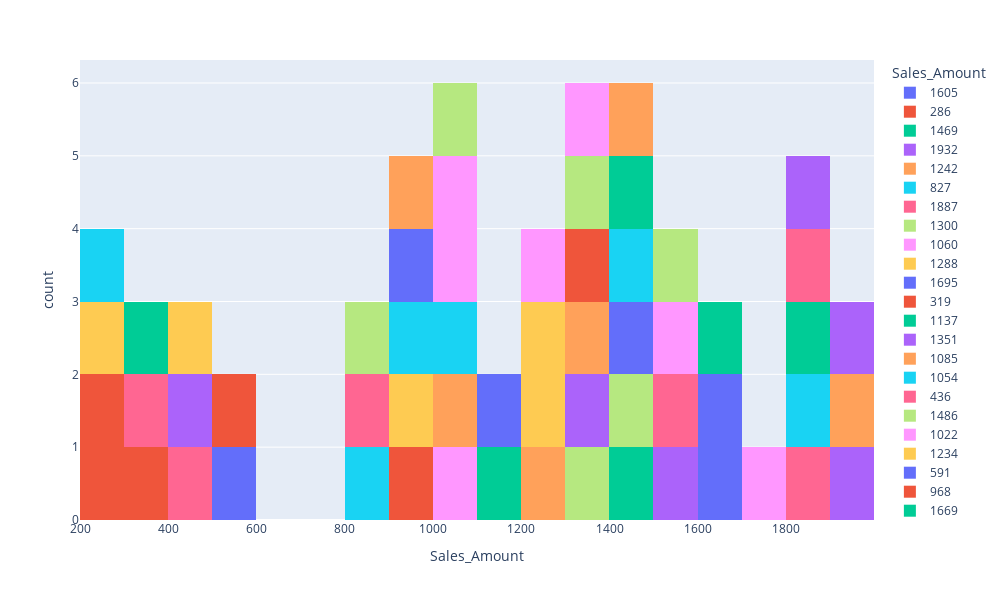

Notebook code cell kept with this figure:
### Code cell
#Plot a histogram of the Sales_Amount column.
px.histogram(df,x="Sales_Amount",color="Sales_Amount",nbins=30,width=1000,height=600)

### Figure 1 — Plotly figure (JSON) as saved in the notebook; plotly's stock layout.template omitted (floating-point values rounded to 4 significant figures)
{"data": [{"alignmentgroup": "True", "bingroup": "x", "hovertemplate": "Sales_Amount=%{x}<br>count=%{y}<extra></extra>", "legendgroup": "1605", "marker": {"color": "#636efa", "pattern": {"shape": ""}}, "name": "1605", "nbinsx": 30, "offsetgroup": "1605", "orientation": "v", "showlegend": true, "type": "histogram", "x": [1605], "xaxis": "x", "yaxis": "y"}, {"alignmentgroup": "True", "bingroup": "x", "hovertemplate": "Sales_Amount=%{x}<br>count=%{y}<extra></extra>", "legendgroup": "286", "marker": {"color": "#EF553B", "pattern": {"shape": ""}}, "name": "286", "nbinsx": 30, "offsetgroup": "286", "orientation": "v", "showlegend": true, "type": "histogram", "x": [286], "xaxis": "x", "yaxis": "y"}, {"alignmentgroup": "True", "bingroup": "x", "hovertemplate": "Sales_Amount=%{x}<br>count=%{y}<extra></extra>", "legendgroup": "1469", "marker": {"color": "#00cc96", "pattern": {"shape": ""}}, "name": "1469", "nbinsx": 30, "offsetgroup": "1469", "orientation": "v", "showlegend": true, "type": "histogram", "x": [1469], "xaxis": "x", "yaxis": "y"}, {"alignmentgroup": "True", "bingroup": "x", "hovertemplate": "Sales_Amount=%{x}<br>count=%{y}<extra></extra>", "legendgroup": "1932", "marker": {"color": "#ab63fa", "pattern": {"shape": ""}}, "name": "1932", "nbinsx": 30, "offsetgroup": "1932", "orientation": "v", "showlegend": true, "type": "histogram", "x": [1932], "xaxis": "x", "yaxis": "y"}, {"alignmentgroup": "True", "bingroup": "x", "hovertemplate": "Sales_Amount=%{x}<br>count=%{y}<extra></extra>", "legendgroup": "1242", "marker": {"color": "#FFA15A", "pattern": {"shape": ""}}, "name": "1242", "nbinsx": 30, "offsetgroup": "1242", "orientation": "v", "showlegend": true, "type": "histogram", "x": [1242], "xaxis": "x", "yaxis": "y"}, {"alignmentgroup": "True", "bingroup": "x", "hovertemplate": "Sales_Amount=%{x}<br>count=%{y}<extra></extra>", "legendgroup": "827", "marker": {"color": "#19d3f3", "pattern": {"shape": ""}}, "name": "827", "nbinsx": 30, "offsetgroup": "827", "orientation": "v", "showlegend": true, "type": "histogram", "x": [827], "xaxis": "x", "yaxis": "y"}, {"alignmentgroup": "True", "bingroup": "x", "hovertemplate": "Sales_Amount=%{x}<br>count=%{y}<extra></extra>", "legendgroup": "1887", "marker": {"color": "#FF6692", "pattern": {"shape": ""}}, "name": "1887", "nbinsx": 30, "offsetgroup": "1887", "orientation": "v", "showlegend": true, "type": "histogram", "x": [1887], "xaxis": "x", "yaxis": "y"}, {"alignmentgroup": "True", "bingroup": "x", "hovertemplate": "Sales_Amount=%{x}<br>count=%{y}<extra></extra>", "legendgroup": "1300", "marker": {"color": "#B6E880", "pattern": {"shape": ""}}, "name": "1300", "nbinsx": 30, "offsetgroup": "1300", "orientation": "v", "showlegend": true, "type": "histogram", "x": [1300], "xaxis": "x", "yaxis": "y"}, {"alignmentgroup": "True", "bingroup": "x", "hovertemplate": "Sales_Amount=%{x}<br>count=%{y}<extra></extra>", "legendgroup": "1060", "marker": {"color": "#FF97FF", "pattern": {"shape": ""}}, "name": "1060", "nbinsx": 30, "offsetgroup": "1060", "orientation": "v", "showlegend": true, "type": "histogram", "x": [1060], "xaxis": "x", "yaxis": "y"}, {"alignmentgroup": "True", "bingroup": "x", "hovertemplate": "Sales_Amount=%{x}<br>count=%{y}<extra></extra>", "legendgroup": "1288", "marker": {"color": "#FECB52", "pattern": {"shape": ""}}, "name": "1288", "nbinsx": 30, "offsetgroup": "1288", "orientation": "v", "showlegend": true, "type": "histogram", "x": [1288], "xaxis": "x", "yaxis": "y"}, {"alignmentgroup": "True", "bingroup": "x", "hovertemplate": "Sales_Amount=%{x}<br>count=%{y}<extra></extra>", "legendgroup": "1695", "marker": {"color": "#636efa", "pattern": {"shape": ""}}, "name": "1695", "nbinsx": 30, "offsetgroup": "1695", "orientation": "v", "showlegend": true, "type": "histogram", "x": [1695], "xaxis": "x", "yaxis": "y"}, {"alignmentgroup": "True", "bingroup": "x", "hovertemplate": "Sales_Amount=%{x}<br>count=%{y}<extra></extra>", "legendgroup": "319", "marker": {"color": "#EF553B", "pattern": {"shape": ""}}, "name": "319", "nbinsx": 30, "offsetgroup": "319", "orientation": "v", "showlegend": true, "type": "histogram", "x": [319], "xaxis": "x", "yaxis": "y"}, {"alignmentgroup": "True", "bingroup": "x", "hovertemplate": "Sales_Amount=%{x}<br>count=%{y}<extra></extra>", "legendgroup": "1137", "marker": {"color": "#00cc96", "pattern": {"shape": ""}}, "name": "1137", "nbinsx": 30, "offsetgroup": "1137", "orientation": "v", "showlegend": true, "type": "histogram", "x": [1137], "xaxis": "x", "yaxis": "y"}, {"alignmentgroup": "True", "bingroup": "x", "hovertemplate": "Sales_Amount=%{x}<br>count=%{y}<extra></extra>", "legendgroup": "1351", "marker": {"color": "#ab63fa", "pattern": {"shape": ""}}, "name": "1351", "nbinsx": 30, "offsetgroup": "1351", "orientation": "v", "showlegend": true, "type": "histogram", "x": [1351], "xaxis": "x", "yaxis": "y"}, {"alignmentgroup": "True", "bingroup": "x", "hovertemplate": "Sales_Amount=%{x}<br>count=%{y}<extra></extra>", "legendgroup": "1085", "marker": {"color": "#FFA15A", "pattern": {"shape": ""}}, "name": "1085", "nbinsx": 30, "offsetgroup": "1085", "orientation": "v", "showlegend": true, "type": "histogram", "x": [1085], "xaxis": "x", "yaxis": "y"}, {"alignmentgroup": "True", "bingroup": "x", "hovertemplate": "Sales_Amount=%{x}<br>count=%{y}<extra></extra>", "legendgroup": "1054", "marker": {"color": "#19d3f3", "pattern": {"shape": ""}}, "name": "1054", "nbinsx": 30, "offsetgroup": "1054", "orientation": "v", "showlegend": true, "type": "histogram", "x": [1054], "xaxis": "x", "yaxis": "y"}, {"alignmentgroup": "True", "bingroup": "x", "hovertemplate": "Sales_Amount=%{x}<br>count=%{y}<extra></extra>", "legendgroup": "436", "marker": {"color": "#FF6692", "pattern": {"shape": ""}}, "name": "436", "nbinsx": 30, "offsetgroup": "436", "orientation": "v", "showlegend": true, "type": "histogram", "x": [436], "xaxis": "x", "yaxis": "y"}, {"alignmentgroup": "True", "bingroup": "x", "hovertemplate": "Sales_Amount=%{x}<br>count=%{y}<extra></extra>", "legendgroup": "1486", "marker": {"color": "#B6E880", "pattern": {"shape": ""}}, "name": "1486", "nbinsx": 30, "offsetgroup": "1486", "orientation": "v", "showlegend": true, "type": "histogram", "x": [1486], "xaxis": "x", "yaxis": "y"}, {"alignmentgroup": "True", "bingroup": "x", "hovertemplate": "Sales_Amount=%{x}<br>count=%{y}<extra></extra>", "legendgroup": "1022", "marker": {"color": "#FF97FF", "pattern": {"shape": ""}}, "name": "1022", "nbinsx": 30, "offsetgroup": "1022", "orientation": "v", "showlegend": true, "type": "histogram", "x": [1022, 1022], "xaxis": "x", "yaxis": "y"}, {"alignmentgroup": "True", "bingroup": "x", "hovertemplate": "Sales_Amount=%{x}<br>count=%{y}<extra></extra>", "legendgroup": "1234", "marker": {"color": "#FECB52", "pattern": {"shape": ""}}, "name": "1234", "nbinsx": 30, "offsetgroup": "1234", "orientation": "v", "showlegend": true, "type": "histogram", "x": [1234], "xaxis": "x", "yaxis": "y"}, {"alignmentgroup": "True", "bingroup": "x", "hovertemplate": "Sales_Amount=%{x}<br>count=%{y}<extra></extra>", "legendgroup": "591", "marker": {"color": "#636efa", "pattern": {"shape": ""}}, "name": "591", "nbinsx": 30, "offsetgroup": "591", "orientation": "v", "showlegend": true, "type": "histogram", "x": [591], "xaxis": "x", "yaxis": "y"}, {"alignmentgroup": "True", "bingroup": "x", "hovertemplate": "Sales_Amount=%{x}<br>count=%{y}<extra></extra>", "legendgroup": "968", "marker": {"color": "#EF553B", "pattern": {"shape": ""}}, "name": "968", "nbinsx": 30, "offsetgroup": "968", "orientation": "v", "showlegend": true, "type": "histogram", "x": [968], "xaxis": "x", "yaxis": "y"}, {"alignmentgroup": "True", "bingroup": "x", "hovertemplate": "Sales_Amount=%{x}<br>count=%{y}<extra></extra>", "legendgroup": "1669", "marker": {"color": "#00cc96", "pattern": {"shape": ""}}, "name": "1669", "nbinsx": 30, "offsetgroup": "1669", "orientation": "v", "showlegend": true, "type": "histogram", "x": [1669], "xaxis": "x", "yaxis": "y"}, {"alignmentgroup": "True", "bingroup": "x", "hovertemplate": "Sales_Amount=%{x}<br>count=%{y}<extra></extra>", "legendgroup": "1539", "marker": {"color": "#ab63fa", "pattern": {"shape": ""}}, "name": "1539", "nbinsx": 30, "offsetgroup": "1539", "orientation": "v", "showlegend": true, "type": "histogram", "x": [1539], "xaxis": "x", "yaxis": "y"}, {"alignmentgroup": "True", "bingroup": "x", "hovertemplate": "Sales_Amount=%{x}<br>count=%{y}<extra></extra>", "legendgroup": "1931", "marker": {"color": "#FFA15A", "pattern": {"shape": ""}}, "name": "1931", "nbinsx": 30, "offsetgroup": "1931", "orientation": "v", "showlegend": true, "type": "histogram", "x": [1931], "xaxis": "x", "yaxis": "y"}, {"alignmentgroup": "True", "bingroup": "x", "hovertemplate": "Sales_Amount=%{x}<br>count=%{y}<extra></extra>", "legendgroup": "1819", "marker": {"color": "#19d3f3", "pattern": {"shape": ""}}, "name": "1819", "nbinsx": 30, "offsetgroup": "1819", "orientation": "v", "showlegend": true, "type": "histogram", "x": [1819], "xaxis": "x", "yaxis": "y"}, {"alignmentgroup": "True", "bingroup": "x", "hovertemplate": "Sales_Amount=%{x}<br>count=%{y}<extra></extra>", "legendgroup": "1572", "marker": {"color": "#FF6692", "pattern": {"shape": ""}}, "name": "1572", "nbinsx": 30, "offsetgroup": "1572", "orientation": "v", "showlegend": true, "type": "histogram", "x": [1572], "xaxis": "x", "yaxis": "y"}, {"alignmentgroup": "True", "bingroup": "x", "hovertemplate": "Sales_Amount=%{x}<br>count=%{y}<extra></extra>", "legendgroup": "1082", "marker": {"color": "#B6E880", "pattern": {"shape": ""}}, "name": "1082", "nbinsx": 30, "offsetgroup": "1082", "orientation": "v", "showlegend": true, "type": "histogram", "x": [1082], "xaxis": "x", "yaxis": "y"}, {"alignmentgroup": "True", "bingroup": "x", "hovertemplate": "Sales_Amount=%{x}<br>count=%{y}<extra></extra>", "legendgroup": "1500", "marker": {"color": "#FF97FF", "pattern": {"shape": ""}}, "name": "1500", "nbinsx": 30, "offsetgroup": "1500", "orientation": "v", "showlegend": true, "type": "histogram", "x": [1500], "xaxis": "x", "yaxis": "y"}, {"alignmentgroup": "True", "bingroup": "x", "hovertemplate": "Sales_Amount=%{x}<br>count=%{y}<extra></extra>", "legendgroup": "913", "marker": {"color": "#FECB52", "pattern": {"shape": ""}}, "name": "913", "nbinsx": 30, "offsetgroup": "913", "orientation": "v", "showlegend": true, "type": "histogram", "x": [913], "xaxis": "x", "yaxis": "y"}, {"alignmentgroup": "True", "bingroup": "x", "hovertemplate": "Sales_Amount=%{x}<br>count=%{y}<extra></extra>", "legendgroup": "1429", "marker": {"color": "#636efa", "pattern": {"shape": ""}}, "name": "1429", "nbinsx": 30, "offsetgroup": "1429", "orientation": "v", "showlegend": true, "type": "histogram", "x": [1429], "xaxis": "x", "yaxis": "y"}, {"alignmentgroup": "True", "bingroup": "x", "hovertemplate": "Sales_Amount=%{x}<br>count=%{y}<extra></extra>", "legendgroup": "296", "marker": {"color": "#EF553B", "pattern": {"shape": ""}}, "name": "296", "nbinsx": 30, "offsetgroup": "296", "orientation": "v", "showlegend": true, "type": "histogram", "x": [296], "xaxis": "x", "yaxis": "y"}, {"alignmentgroup": "True", "bingroup": "x", "hovertemplate": "Sales_Amount=%{x}<br>count=%{y}<extra></extra>", "legendgroup": "1861", "marker": {"color": "#00cc96", "pattern": {"shape": ""}}, "name": "1861", "nbinsx": 30, "offsetgroup": "1861", "orientation": "v", "showlegend": true, "type": "histogram", "x": [1861], "xaxis": "x", "yaxis": "y"}, {"alignmentgroup": "True", "bingroup": "x", "hovertemplate": "Sales_Amount=%{x}<br>count=%{y}<extra></extra>", "legendgroup": "435", "marker": {"color": "#ab63fa", "pattern": {"shape": ""}}, "name": "435", "nbinsx": 30, "offsetgroup": "435", "orientation": "v", "showlegend": true, "type": "histogram", "x": [435], "xaxis": "x", "yaxis": "y"}, {"alignmentgroup": "True", "bingroup": "x", "hovertemplate": "Sales_Amount=%{x}<br>count=%{y}<extra></extra>", "legendgroup": "1370", "marker": {"color": "#FFA15A", "pattern": {"shape": ""}}, "name": "1370", "nbinsx": 30, "offsetgroup": "1370", "orientation": "v", "showlegend": true, "type": "histogram", "x": [1370], "xaxis": "x", "yaxis": "y"}, {"alignmentgroup": "True", "bingroup": "x", "hovertemplate": "Sales_Amount=%{x}<br>count=%{y}<extra></extra>", "legendgroup": "1456", "marker": {"color": "#19d3f3", "pattern": {"shape": ""}}, "name": "1456", "nbinsx": 30, "offsetgroup": "1456", "orientation": "v", "showlegend": true, "type": "histogram", "x": [1456], "xaxis": "x", "yaxis": "y"}, {"alignmentgroup": "True", "bingroup": "x", "hovertemplate": "Sales_Amount=%{x}<br>count=%{y}<extra></extra>", "legendgroup": "1814", "marker": {"color": "#FF6692", "pattern": {"shape": ""}}, "name": "1814", "nbinsx": 30, "offsetgroup": "1814", "orientation": "v", "showlegend": true, "type": "histogram", "x": [1814], "xaxis": "x", "yaxis": "y"}, {"alignmentgroup": "True", "bingroup": "x", "hovertemplate": "Sales_Amount=%{x}<br>count=%{y}<extra></extra>", "legendgroup": "1577", "marker": {"color": "#B6E880", "pattern": {"shape": ""}}, "name": "1577", "nbinsx": 30, "offsetgroup": "1577", "orientation": "v", "showlegend": true, "type": "histogram", "x": [1577], "xaxis": "x", "yaxis": "y"}, {"alignmentgroup": "True", "bingroup": "x", "hovertemplate": "Sales_Amount=%{x}<br>count=%{y}<extra></extra>", "legendgroup": "1796", "marker": {"color": "#FF97FF", "pattern": {"shape": ""}}, "name": "1796", "nbinsx": 30, "offsetgroup": "1796", "orientation": "v", "showlegend": true, "type": "histogram", "x": [1796], "xaxis": "x", "yaxis": "y"}, {"alignmentgroup": "True", "bingroup": "x", "hovertemplate": "Sales_Amount=%{x}<br>count=%{y}<extra></extra>", "legendgroup": "202", "marker": {"color": "#FECB52", "pattern": {"shape": ""}}, "name": "202", "nbinsx": 30, "offsetgroup": "202", "orientation": "v", "showlegend": true, "type": "histogram", "x": [202], "xaxis": "x", "yaxis": "y"}, {"alignmentgroup": "True", "bingroup": "x", "hovertemplate": "Sales_Amount=%{x}<br>count=%{y}<extra></extra>", "legendgroup": "1166", "marker": {"color": "#636efa", "pattern": {"shape": ""}}, "name": "1166", "nbinsx": 30, "offsetgroup": "1166", "orientation": "v", "showlegend": true, "type": "histogram", "x": [1166], "xaxis": "x", "yaxis": "y"}, {"alignmentgroup": "True", "bingroup": "x", "hovertemplate": "Sales_Amount=%{x}<br>count=%{y}<extra></extra>", "legendgroup": "1376", "marker": {"color": "#EF553B", "pattern": {"shape": ""}}, "name": "1376", "nbinsx": 30, "offsetgroup": "1376", "orientation": "v", "showlegend": true, "type": "histogram", "x": [1376], "xaxis": "x", "yaxis": "y"}, {"alignmentgroup": "True", "bingroup": "x", "hovertemplate": "Sales_Amount=%{x}<br>count=%{y}<extra></extra>", "legendgroup": "1465", "marker": {"color": "#00cc96", "pattern": {"shape": ""}}, "name": "1465", "nbinsx": 30, "offsetgroup": "1465", "orientation": "v", "showlegend": true, "type": "histogram", "x": [1465], "xaxis": "x", "yaxis": "y"}, {"alignmentgroup": "True", "bingroup": "x", "hovertemplate": "Sales_Amount=%{x}<br>count=%{y}<extra></extra>", "legendgroup": "1938", "marker": {"color": "#ab63fa", "pattern": {"shape": ""}}, "name": "1938", "nbinsx": 30, "offsetgroup": "1938", "orientation": "v", "showlegend": true, "type": "histogram", "x": [1938], "xaxis": "x", "yaxis": "y"}, {"alignmentgroup": "True", "bingroup": "x", "hovertemplate": "Sales_Amount=%{x}<br>count=%{y}<extra></extra>", "legendgroup": "1468", "marker": {"color": "#FFA15A", "pattern": {"shape": ""}}, "name": "1468", "nbinsx": 30, "offsetgroup": "1468", "orientation": "v", "showlegend": true, "type": "histogram", "x": [1468], "xaxis": "x", "yaxis": "y"}, {"alignmentgroup": "True", "bingroup": "x", "hovertemplate": "Sales_Amount=%{x}<br>count=%{y}<extra></extra>", "legendgroup": "944", "marker": {"color": "#19d3f3", "pattern": {"shape": ""}}, "name": "944", "nbinsx": 30, "offsetgroup": "944", "orientation": "v", "showlegend": true, "type": "histogram", "x": [944], "xaxis": "x", "yaxis": "y"}, {"alignmentgroup": "True", "bingroup": "x", "hovertemplate": "Sales_Amount=%{x}<br>count=%{y}<extra></extra>", "legendgroup": "325", "marker": {"color": "#FF6692", "pattern": {"shape": ""}}, "name": "325", "nbinsx": 30, "offsetgroup": "325", "orientation": "v", "showlegend": true, "type": "histogram", "x": [325], "xaxis": "x", "yaxis": "y"}, {"alignmentgroup": "True", "bingroup": "x", "hovertemplate": "Sales_Amount=%{x}<br>count=%{y}<extra></extra>", "legendgroup": "1317", "marker": {"color": "#B6E880", "pattern": {"shape": ""}}, "name": "1317", "nbinsx": 30, "offsetgroup": "1317", "orientation": "v", "showlegend": true, "type": "histogram", "x": [1317], "xaxis": "x", "yaxis": "y"}, {"alignmentgroup": "True", "bingroup": "x", "hovertemplate": "Sales_Amount=%{x}<br>count=%{y}<extra></extra>", "legendgroup": "1265", "marker": {"color": "#FF97FF", "pattern": {"shape": ""}}, "name": "1265", "nbinsx": 30, "offsetgroup": "1265", "orientation": "v", "showlegend": true, "type": "histogram", "x": [1265], "xaxis": "x", "yaxis": "y"}, {"alignmentgroup": "True", "bingroup": "x", "hovertemplate": "Sales_Amount=%{x}<br>count=%{y}<extra></extra>", "legendgroup": "440", "marker": {"color": "#FECB52", "pattern": {"shape": ""}}, "name": "440", "nbinsx": 30, "offsetgroup": "440", "orientation": "v", "showlegend": true, "type": "histogram", "x": [440], "xaxis": "x", "yaxis": "y"}, {"alignmentgroup": "True", "bingroup": "x", "hovertemplate": "Sales_Amount=%{x}<br>count=%{y}<extra></extra>", "legendgroup": "918", "marker": {"color": "#636efa", "pattern": {"shape": ""}}, "name": "918", "nbinsx": 30, "offsetgroup": "918", "orientation": "v", "showlegend": true, "type": "histogram", "x": [918], "xaxis": "x", "yaxis": "y"}, {"alignmentgroup": "True", "bingroup": "x", "hovertemplate": "Sales_Amount=%{x}<br>count=%{y}<extra></extra>", "legendgroup": "558", "marker": {"color": "#EF553B", "pattern": {"shape": ""}}, "name": "558", "nbinsx": 30, "offsetgroup": "558", "orientation": "v", "showlegend": true, "type": "histogram", "x": [558], "xaxis": "x", "yaxis": "y"}, {"alignmentgroup": "True", "bingroup": "x", "hovertemplate": "Sales_Amount=%{x}<br>count=%{y}<extra></extra>", "legendgroup": "385", "marker": {"color": "#00cc96", "pattern": {"shape": ""}}, "name": "385", "nbinsx": 30, "offsetgroup": "385", "orientation": "v", "showlegend": true, "type": "histogram", "x": [385], "xaxis": "x", "yaxis": "y"}, {"alignmentgroup": "True", "bingroup": "x", "hovertemplate": "Sales_Amount=%{x}<br>count=%{y}<extra></extra>", "legendgroup": "1897", "marker": {"color": "#ab63fa", "pattern": {"shape": ""}}, "name": "1897", "nbinsx": 30, "offsetgroup": "1897", "orientation": "v", "showlegend": true, "type": "histogram", "x": [1897], "xaxis": "x", "yaxis": "y"}, {"alignmentgroup": "True", "bingroup": "x", "hovertemplate": "Sales_Amount=%{x}<br>count=%{y}<extra></extra>", "legendgroup": "923", "marker": {"color": "#FFA15A", "pattern": {"shape": ""}}, "name": "923", "nbinsx": 30, "offsetgroup": "923", "orientation": "v", "showlegend": true, "type": "histogram", "x": [923], "xaxis": "x", "yaxis": "y"}, {"alignmentgroup": "True", "bingroup": "x", "hovertemplate": "Sales_Amount=%{x}<br>count=%{y}<extra></extra>", "legendgroup": "282", "marker": {"color": "#19d3f3", "pattern": {"shape": ""}}, "name": "282", "nbinsx": 30, "offsetgroup": "282", "orientation": "v", "showlegend": true, "type": "histogram", "x": [282], "xaxis": "x", "yaxis": "y"}, {"alignmentgroup": "True", "bingroup": "x", "hovertemplate": "Sales_Amount=%{x}<br>count=%{y}<extra></extra>", "legendgroup": "844", "marker": {"color": "#FF6692", "pattern": {"shape": ""}}, "name": "844", "nbinsx": 30, "offsetgroup": "844", "orientation": "v", "showlegend": true, "type": "histogram", "x": [844], "xaxis": "x", "yaxis": "y"}, {"alignmentgroup": "True", "bingroup": "x", "hovertemplate": "Sales_Amount=%{x}<br>count=%{y}<extra></extra>", "legendgroup": "802", "marker": {"color": "#B6E880", "pattern": {"shape": ""}}, "name": "802", "nbinsx": 30, "offsetgroup": "802", "orientation": "v", "showlegend": true, "type": "histogram", "x": [802], "xaxis": "x", "yaxis": "y"}, {"alignmentgroup": "True", "bingroup": "x", "hovertemplate": "Sales_Amount=%{x}<br>count=%{y}<extra></extra>", "legendgroup": "1383", "marker": {"color": "#FF97FF", "pattern": {"shape": ""}}, "name": "1383", "nbinsx": 30, "offsetgroup": "1383", "orientation": "v", "showlegend": true, "type": "histogram", "x": [1383], "xaxis": "x", "yaxis": "y"}], "layout": {"barmode": "relative", "height": 600, "legend": {"title": {"text": "Sales_Amount"}, "tracegroupgap": 0}, "margin": {"t": 60}, "width": 1000, "xaxis": {"anchor": "y", "autorange": true, "categoryarray": [1605, 286, 1469, 1932, 1242, 827, 1887, 1300, 1060, 1288, 1695, 319, 1137, 1351, 1085, 1054, 436, 1486, 1022, 1234, 591, 968, 1669, 1539, 1931, 1819, 1572, 1082, 1500, 913, 1429, 296, 1861, 435, 1370, 1456, 1814, 1577, 1796, 202, 1166, 1376, 1465, 1938, 1468, 944, 325, 1317, 1265, 440, 918, 558, 385, 1897, 923, 282, 844, 802, 1383], "categoryorder": "array", "domain": [0, 1], "range": [199.5, 2000.0], "title": {"text": "Sales_Amount"}, "type": "linear"}, "yaxis": {"anchor": "x", "autorange": true, "domain": [0, 1], "range": [0, 6.316], "title": {"text": "count"}}}}
